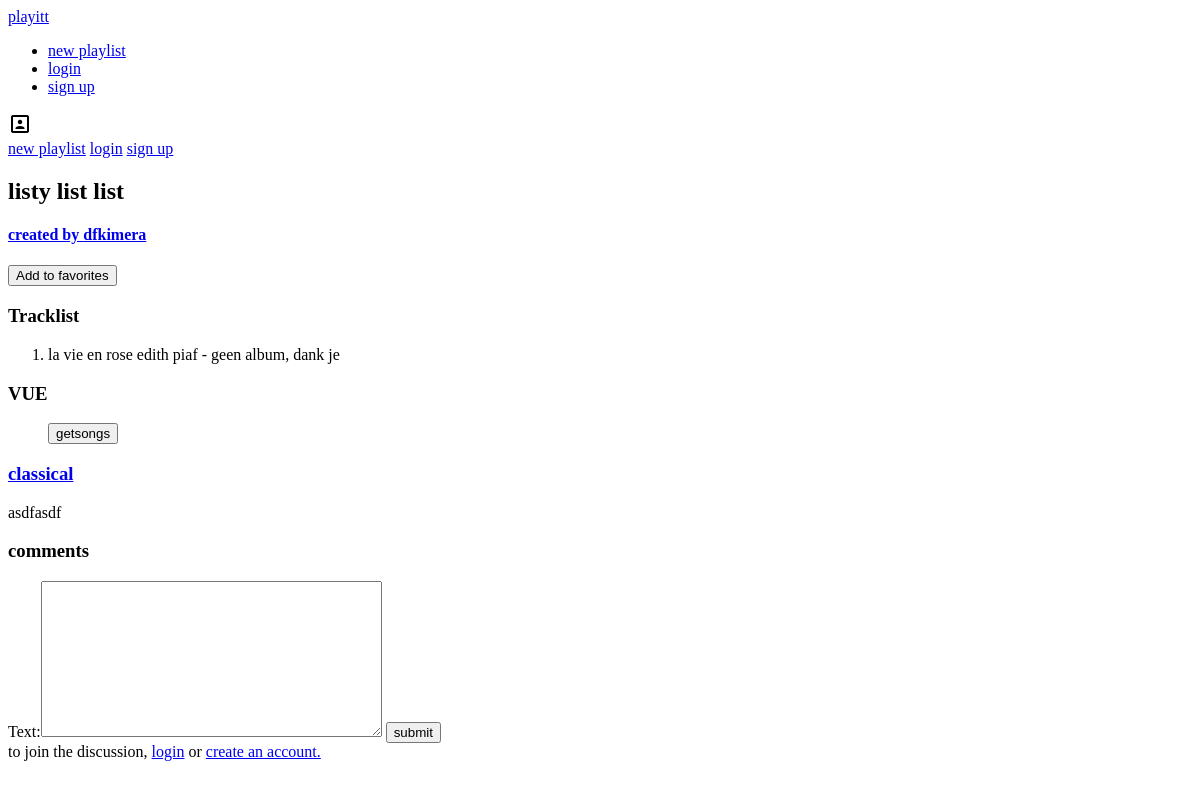
Before: /playlists/detail/44/ with the older database file.
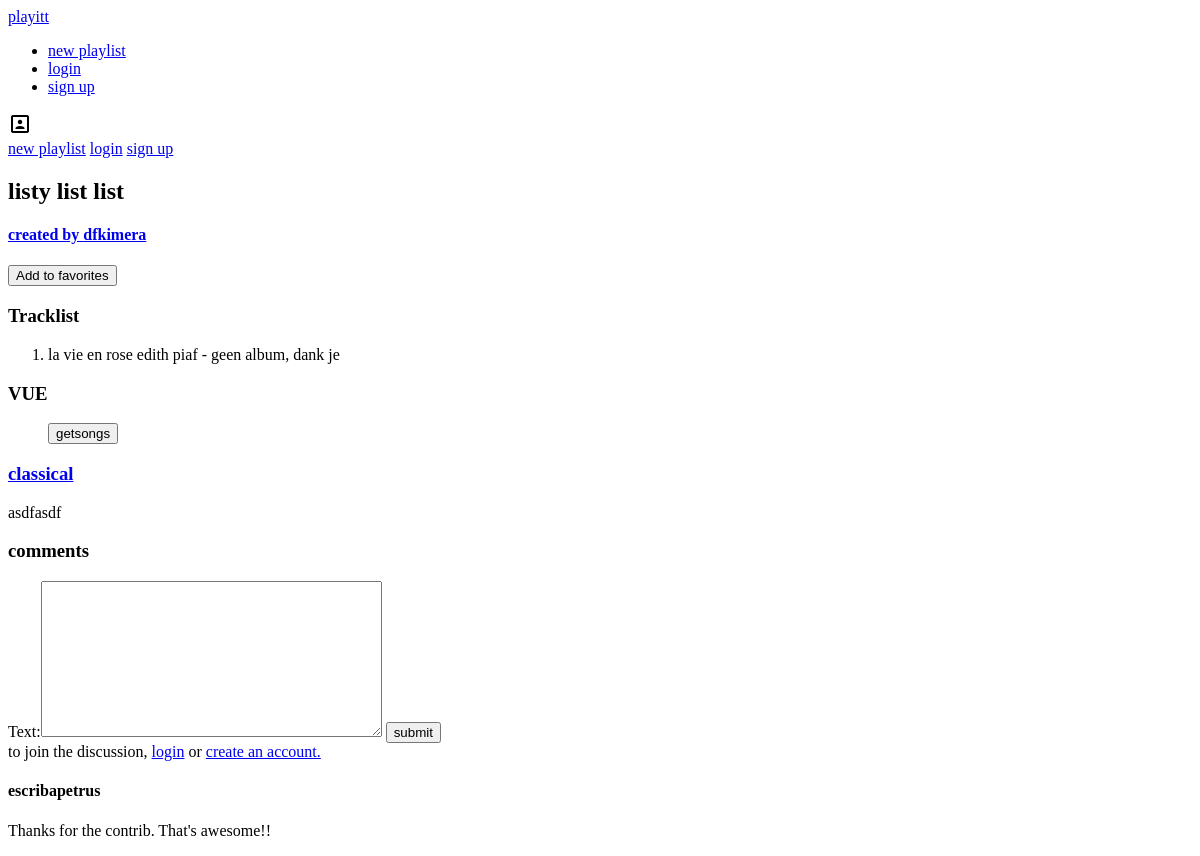
After: the same page with the newer database file.
### playlists/models.py (models this page shows, shortened)
class Song(models.Model):
    title = models.CharField(max_length=50)
    artist = models.ForeignKey(Artist, on_delete=models.CASCADE)
    album = models.ForeignKey(Album, on_delete=models.CASCADE)

class Artist(models.Model):
    name = models.CharField(max_length=50)
    def __str__(self):
        return self.name

class Album(models.Model):
    title = models.CharField(max_length=50)
    release_year = models.IntegerField
    artist = models.ForeignKey(Artist, on_delete=models.CASCADE)
    def __str__(self):
        return self.title

class Genre(models.Model):
    name = models.CharField(max_length=50)

### comments/models.py (models this page shows)
class Comment(models.Model):
    text = models.TextField()
    playlist = models.ForeignKey(Playlist,on_delete=models.CASCADE)
    user = models.ForeignKey(User,on_delete=models.CASCADE)
    comment_date = models.DateField(default=timezone.now)

### playlists/views.py (the view)
# urls.py: path('playlists/detail/<int:pk>/', views.PlaylistDetail.as_view(), name='playlists-detail'),
class PlaylistDetail(DetailView):
    model = Playlist
    def get_context_data(self, **kwargs):
        context = super().get_context_data(**kwargs)
        context['comment_form'] = NewComment()
        context['song_form'] = AddSong()
        return context

### comments/forms.py
class NewComment(forms.Form):
    text = forms.CharField(widget=forms.Textarea)

### playlists/forms.py
class AddSong(forms.Form):
    title = forms.CharField(
        label="Title",
        max_length=120,
        widget= forms.TextInput(attrs={'placeholder':'title'}))
    artist = forms.CharField(
        label="Artist",
        max_length=120,
        widget= forms.TextInput(attrs={'placeholder':'artist'}))
    album = forms.CharField(
        label="Album",
        max_length=120,
        widget= forms.TextInput(attrs={'placeholder':'album'}))

### templates/playlists/playlist_detail.html (shortened to what this page needs)
{% extends "../layout.html" %}
{% load static %}
{% block content %}
<div class="playlists-detail">
    <section class="header">
        <div class="text">
            <h1>{{object.title}}</h1>
            <a href="{% url 'playlists-user-list' object.user.username %}"><h4>created by {{object.user.username}}</h4></a>
        </div>
        <div class="buttons">
            {%if user == object.user%}
            {% else %}
            <form action="{% url 'users-addtofav' object.id %}" method="post">
                <button type="submit">Add to favorites</button>
            </form>
            {%endif%}
        </div>
    </section>
    <section class="content">
        <div class="list">
            <div class="tracklist">
                <h3>Tracklist</h3>
                {%if object.songs.all %}
                <ol>
                {% for s in object.songs.all %}
                    <li>{{s.title}} <span>{{s.artist}} - {{s.album}}</span></li>
                {% endfor %}
                </ol>
                {% else %}
                <div class="">
                    <p>No songs yet :(</p>
                </div>
                {%endif%}
                <div id="vue-playlist">
                    <h3>VUE</h3>
                    <ol>
                        <button v-on:click="getSongs">getsongs</button>
                    </ol>
                </div>
            </div>
            <article>
                <div class="description">
                    <div class="tags">
                        {% for g in object.genres.all %}
                        <h3><a href="{% url 'playlists-genre-list' g.name %}">{{g.name}}</a></h3>
                        {% endfor %}
                    </div>
                    <p>{{object.description}}</p>
                </div>
            </article>
        </div>
        <section class="comments">
            <h3>comments</h3>
            <form action="{% url 'comments-create' object.id%}" method="post">
                {{comment_form}}
                <input class="input-submit" type="submit" value="submit">
            </form>
            <span>to join the discussion, <a href="{% url 'login' %}">login</a> or <a href="{% url 'users-create' %}">create an account.</a></span>
            {%for c in object.comment_set.all%}
            <div class="comment">
                <h4>{{c.user}}</h4>
                <p>{{c.text}}</p>
            </div>
            {%endfor%}
        </section>
    </section>
</div>
{% endblock %}

Changed rows visible on the page:
added Comment: user "escribapetrus", text "Thanks for the contrib. That's awesome!!"
